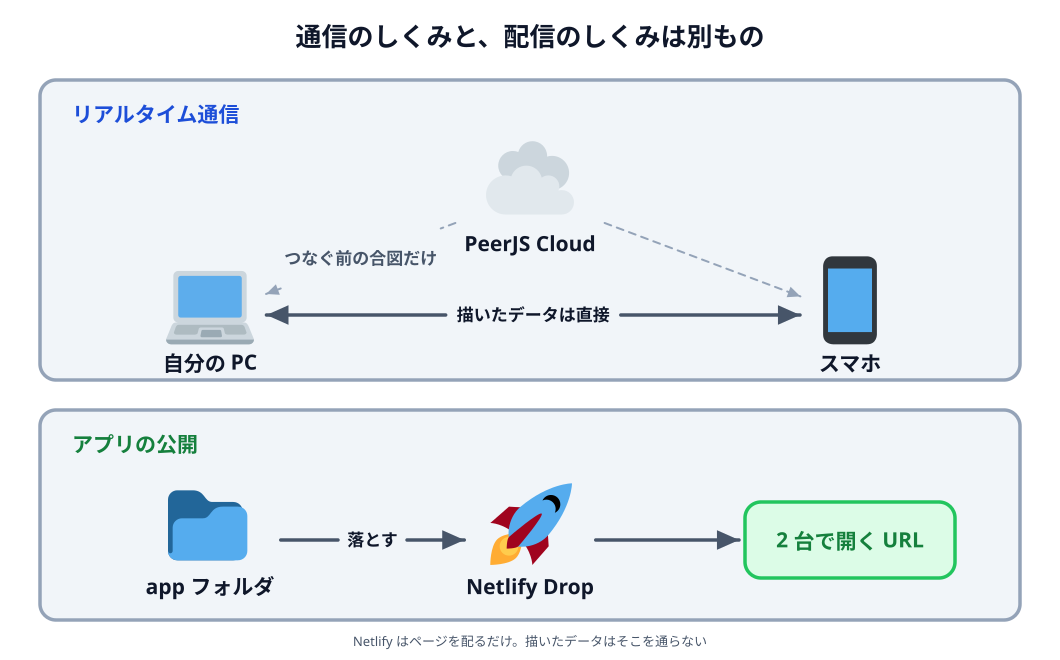

This chart was generated by the following Python code:
# 01-stack.svg
# スキーマ: CONTAINER × 2（通信のしくみと、配信のしくみを別の箱に入れる）
# PeerJS Cloud が描いたデータを中継しているように見えないよう、破線＋ラベルで
# 「つなぐ前の合図だけ」を明示し、Netlify は別の箱に分ける

import sys

sys.path.insert(0, "/Users/seekseep/.claude/skills/genfig")
from genfig import Canvas, PALETTE

c = Canvas(1060, 660)
c.text(530, 46, "通信のしくみと、配信のしくみは別もの", scale="xl")

# --- 上の箱: リアルタイム通信 ---
c.sticky(40, 80, 980, 300, color="gray")
c.text(72, 122, "リアルタイム通信", scale="lg", align="left",
       fill=PALETTE["blue"]["text"])

cloud = c.node(530, 195, "PeerJS Cloud", emoji_cp="2601", w=220, h=96)  # ☁️
pc = c.node(210, 315, "自分の PC", emoji_cp="1f4bb", w=190, h=96)  # 💻
phone = c.node(850, 315, "スマホ", emoji_cp="1f4f1", w=190, h=96)  # 📱

c.link(cloud, pc, primary=False, dash="dashed", label="つなぐ前の合図だけ")
c.link(cloud, phone, primary=False, dash="dashed")
c.link(pc, phone, label="描いたデータは直接", both=True)

# --- 下の箱: アプリの公開 ---
c.sticky(40, 410, 980, 210, color="gray")
c.text(72, 452, "アプリの公開", scale="lg", align="left",
       fill=PALETTE["green"]["text"])

folder = c.node(210, 540, "app フォルダ", emoji_cp="1f4c1", w=190, h=92)  # 📁
drop = c.node(530, 540, "Netlify Drop", emoji_cp="1f680", w=190, h=92)  # 🚀
url = c.node(850, 540, "2 台で開く URL", shape="sticky", color="green", w=210, h=76)

c.link(folder, drop, label="落とす")
c.link(drop, url)

c.text(530, 646, "Netlify はページを配るだけ。描いたデータはそこを通らない", scale="sm")

c.save("03-stack.svg")
